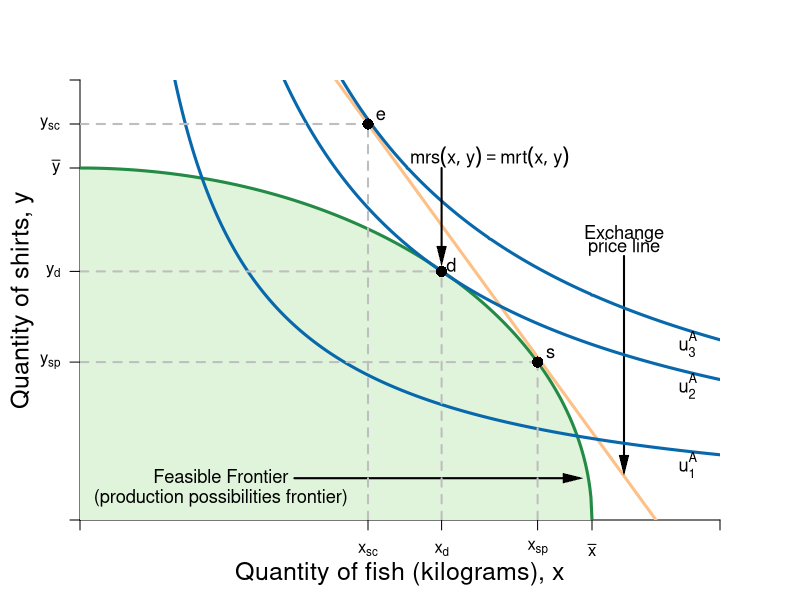

Write R code to recreate this figure.
#Graph Designer: Simon Halliday
#Authors: Bowles, Foley and Halliday
#Title: Coordination, Conflict and Competition: A Text in Microeconomics

require(shape)
pdf(file = "specprodexch/ppf_dos.pdf", width = 8, height = 8)

#Set parameters for graphics
axislabelsize <- 1.5
labelsize <- 1.1
graphlinewidth <- 3
segmentlinewidth <- 2

COL <- c("#7fc97f", "#beaed4", "#fdc086", "#ffff99", "#386cb0", "#f0027f", "#bf5b17", "#666666")
COLA <- c("#e0f3db", "#99d8c9","#66c2a4","#41ae76", "#238b45", "#005824")
COLB <- c("#4eb3d3", "#2b8cbe", "#0868ac","#084081")

#Edited the margins to cater for the larger LHS labels
par(mar =  c(4, 4, 4, 4))

#Change this to make it log of l 

# ppf <- function(l, k = 0.5) {
#   k * (1/l)
# }

ppf <- function(x, k = 0.1, maxy = 8, alpha = 2) {
  maxy - k*x^alpha 
}

ppf2 <- function(x, yint = 64){
  sqrt(yint - (x)^2)
}

uFn <- function(x, y, alpha = 0.5){
  (x^alpha)*(y^(1-alpha))
}

bcA <- function(x, w = 8, p = 2) {
  w - p*x
}


xlims <- c(0, 10)
ylims <- c(0, 10)

npts <- 501 
x <- seq(xlims[1], xlims[2], length.out = npts)
y <- seq(ylims[1], ylims[2], length.out = npts) 
a <- c(3.85, 5.65, 6.4)

plot(0, 0, xlim = xlims, ylim = ylims, type = "n",
     xlab = expression(paste("")),
     ylab = expression(paste("")), 
     xaxt = "n", 
     yaxt = "n", 
     cex.lab = axislabelsize, 
     bty = "n", 
     xaxs="i", 
     yaxs="i"
)


# ticksy <- seq(from = 0, to = ylims[2], by = 1)
# ylabels <- seq(from = 0, to = ylims[2], by = 1)
# ticksx <- seq(from = 0, to = xlims[2], by = 1)
# xlabels <- seq(from = 0, to = xlims[2], by = 1)
ticksy <- c(ylims[1], bcA(x = 4.5, w = 18, p = 2), 5.65, ppf2(x = 7.15), 8, ylims[2])
ylabels <- c(NA, expression(paste(y[sc])), expression(paste(y[d])), expression(paste(y[sp])), expression(paste(bar(y))), NA)
ticksx <- c(xlims[1], 4.5, 5.65, 7.15, 8, xlims[2])
xlabels <- c(NA, expression(paste(x[sc])), expression(paste(x[d])), expression(paste(x[sp])), expression(paste(bar(x))), NA)


axis(1, at = ticksx, pos = 0, labels = xlabels)
axis(2, at = ticksy, pos = 0, labels = ylabels, las = 1)

npts <- 500 
xx1 <- seq(xlims[1], xlims[2], length.out = npts)
xx2 <- seq(0, 8, length.out = npts)
xx3 <- seq(xlims[1], 0, length.out = npts)
xx4 <- seq(-11, 0, length.out = npts)

#Draw the polygon for shading the feasible set
xpoly1 <- seq(from = xlims[1], to = 8, length.out = 500)
ypoly1 <- ppf2(xpoly1, yint = 64)
polygon(x = c(xpoly1, rev(xpoly1[1])), y = c(ypoly1, rev(ypoly1)[1]), col=COLA[1], density=NULL, border = NA)


#Draw the graphs
#lines(xx1, ppf(xx1, k = 0.1, maxy = 8, alpha = 2), col = COLA[5], lwd = graphlinewidth)
lines(xx2, ppf2(xx2, yint = 64), col = COLA[5], lwd = graphlinewidth)
lines(xx1, bcA(xx1, w = 18, p = 2), col = COL[3], lwd = graphlinewidth)

#Label the feasible frontier
text(2.2, 1, expression("Feasible Frontier"), cex = labelsize)
text(2.2, 0.5, expression("(production possibilities frontier)"), cex = labelsize)
Arrows(3.35, 0.95, 7.7, 0.95, col = "black", lty = 1, lwd = 2, arr.type = "triangle", arr.lwd = 0.5)

#Label the exchange constraint
text(8.5, 6.5, expression("Exchange"), cex = labelsize)
text(8.5, 6.2, expression("price line"), cex = labelsize)
Arrows(8.5, 6, 8.5, 1.25, col = "black", lty = 1, lwd = 2, arr.type = "triangle", arr.lwd = 0.5)


contour(x, y, 
        outer(x, y, uFn),
        drawlabels = FALSE,
        col = COLB[3],
        lwd = graphlinewidth,
        levels = a, 
        xaxs="i", 
        yaxs="i", 
        add = TRUE)

#Axis labels
mtext(expression(paste("Quantity of fish (kilograms), ", x)), side = 1, line = 2.5, cex = axislabelsize)
text(-0.9, 5, expression(paste("Quantity of shirts, ", y)), xpd = TRUE, cex = axislabelsize, srt = 90) 

#Annotate max u point on feasibility frontier
text(5.8, 5.8, expression(paste(d)), cex = labelsize)
segments(0, 5.65, 5.65, 5.65, lty = 2, col = "gray", lwd = segmentlinewidth)
segments(5.65, 0, 5.65, 5.65, lty = 2, col = "gray", lwd = segmentlinewidth)
points(5.65, 5.65, pch = 16, col = "black", cex = 1.5)

#Point of tangency between exchange budget and ppf
text(7.35, ppf2(x = 7.15) +.2, expression(s), cex = labelsize)
segments(0, ppf2(x = 7.15), 7.15, ppf2(x = 7.15), lty = 2, col = "gray", lwd = segmentlinewidth)
segments(7.15, 0, 7.15, ppf2(x = 7.15), lty = 2, col = "gray", lwd = segmentlinewidth)
points(7.15, ppf2(x = 7.15), pch = 16, col = "black", cex = 1.5)

#Point of tangency between exchange budget and indiff curve 3
text(4.7, bcA(x = 4.5, w = 18, p = 2) +.2, expression(e), cex = labelsize)
segments(0, bcA(x = 4.5, w = 18, p = 2), 4.5, bcA(x = 4.5, w = 18, p = 2), lty = 2, col = "gray", lwd = segmentlinewidth)
segments(4.5, 0, 4.5, bcA(x = 4.5, w = 18, p = 2), lty = 2, col = "gray", lwd = segmentlinewidth)
points(4.5, bcA(x = 4.5, w = 18, p = 2), pch = 16, col = "black", cex = 1.5)


#Add mrs = mrt at i
text(6.4, 8.25, expression(paste(mrs(x,y) == mrt(x,y))), cex = labelsize)
Arrows(5.65, 8, 5.65, 6, col = "black", lty = 1, lwd = 2, arr.type = "triangle", arr.lwd = 0.5)

#Label the indifference curves
text(9.5, 1.25, expression(u[1]^A), cex = labelsize)
text(9.5, 3.05, expression(u[2]^A), cex = labelsize)
text(9.5, 4, expression(u[3]^A), cex = labelsize)

dev.off()
